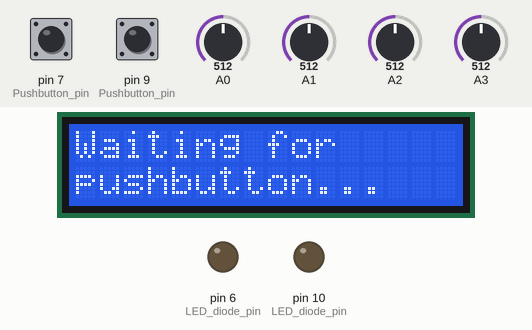
Bench run of a sketch on a simulated Arduino Uno, built with avr-gcc and run on an emulated ATmega328P. Parts: 16×2 character LCD, output pins drawn as LEDs (lit = HIGH). Inputs (shaded band) come from the test bench; at power-on: pin 7 (Pushbutton_pin) LOW, pin 9 (Pushbutton_pin) LOW, A0 = 512, A1 = 512, A2 = 512, A3 = 512. Pins used as bus, display or sensor lines are not drawn; what the sketch prints to the serial monitor is not drawn.

Above: at 1.2 s.
1.3 s: pin 7 (Pushbutton_pin) pulled HIGH for 1 s
At 3.3 s:
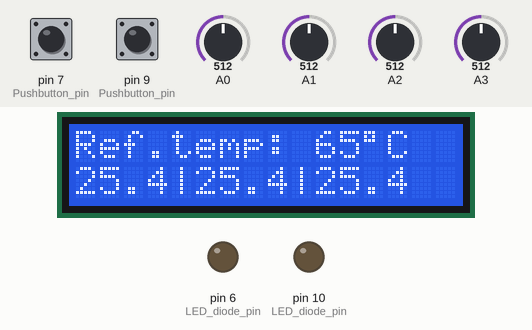
3.8 s: pin 9 (Pushbutton_pin) pulled HIGH for 1 s
At 5.2 s:
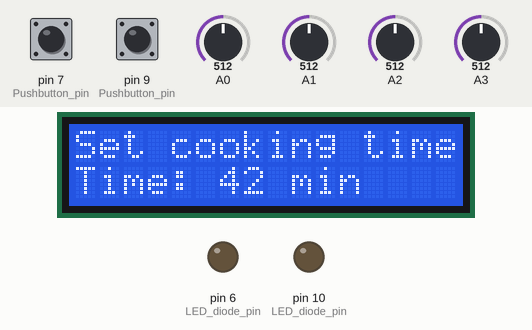
7.8 s: pin 9 (Pushbutton_pin) pulled HIGH for 0.15 s
At 8.8 s:
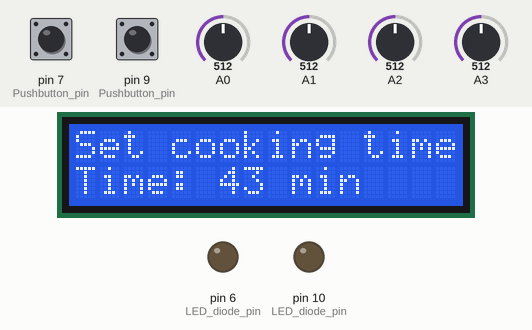
10.9 s: pin 7 (Pushbutton_pin) pulled HIGH for 1 s
At 12.9 s:
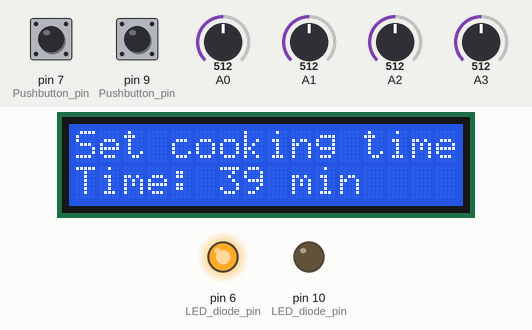
17.3 s: pin 7 (Pushbutton_pin) pulled HIGH for 3.2 s
At 19.7 s:
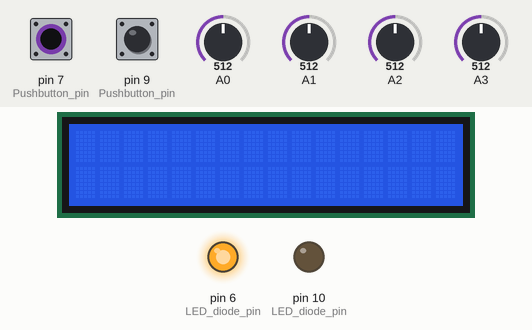
22.0 s: pin 9 (Pushbutton_pin) pulled HIGH for 3.2 s
At 22.17 s:
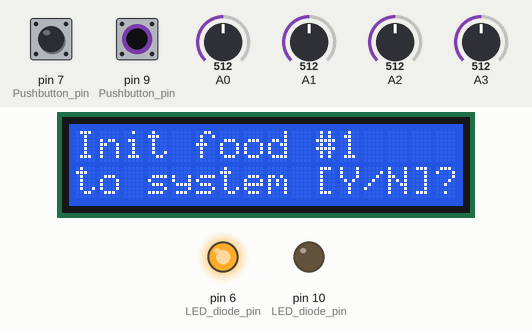
Timing chart, 0 to 25.0 s (numbered marks = the images above; inputs shaded):
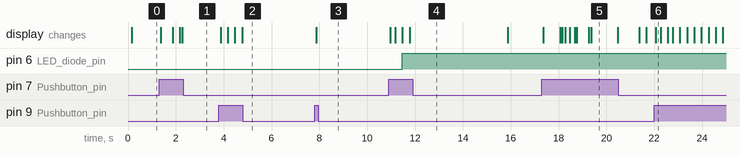

Measured:
- after the input at 1.3 s, the display: first changes after 0.07 s (image 1 shows a later state)
- after the input at 3.8 s, the display: first changes after 0.07 s (image 2 shows a later state)
- after the input at 7.8 s, the display: changes after 0.07 s (image 3)
- after the input at 17.3 s, the display: changes after 0.07 s (image 5)
- after the input at 22.0 s, the display: changes after 0.07 s (image 6)
- what the display in image 5 shows lasts 1.1 s, from 19.4 s to 20.5 s

The sketch:

test.ino
```cpp
// lcd.clear() , Clears the LCD screen and positions the cursor in the upper-left corner.
// http://electronics.stackexchange.com/questions/54/saving-arduino-sensor-data-to-a-text-file
// http://www.thinksrs.com/downloads/programs/Therm%20Calc/NTCCalibrator/NTCcalculator.htm

#include <TimerOne.h>
#include <LiquidCrystal.h>
#include <math.h>
LiquidCrystal lcd(12, 11, 5, 4, 3, 2); // Interface pins

// Constants
float MINTEMP = 40, MAXTEMP = 90; // Reference temp range
int SAMPLETIME = 10 * 10; //10 seconds
int DISPLAYTIME = 10 * 1; //1 second

// Global variables
int counter, counter2, counter3, experiment;
double a = 1.675091827e-3;
double b = 1.857536553e-4;
double c = 5.373169834e-7;
unsigned long time = millis(), delay_check = millis(), delay_check2 = millis();
double analog1Sum, analog2Sum, analog1Sum2, analog2Sum2, analog3Sum, analog3Sum2;

// Controller
double Kp = 30.0, Ki = 1.0, P, I, error;

// Global shared variables
volatile float analog0, analog1, analog2, analog3;
volatile int pushState, pushState2, pushOn, pushOn2, has_read, counter10;

// Variables for the control of the Solid State Relay
int counter_out, set_out ;
volatile int output_rate; //(0 - 100%)

// Variables to control eggs
volatile int eggMenuState = 0;
volatile unsigned long int eggTime = 40;
volatile int eggMenuClock = 0;

volatile int eggIndexArr[100] = {};
volatile unsigned long eggTimeArr[100] = {};
volatile unsigned long eggStartTimeArr[100] = {};
volatile int arrLen = -1;
volatile int eggIndexCount = 1;
volatile int eggDone = 0;
volatile int eggIndexDone = 0;
volatile int eggConfirm = 0;
volatile int inBuff = 0;

void setup() {
  lcd.begin(16, 2);    // Set up the LCD display
  Serial.begin(9600);
  pinMode(7, INPUT);   // Pushbutton pin
  pinMode(6, OUTPUT);  // LED diode pin
  pinMode(8, OUTPUT);  // SSR heater pin
  pinMode(9, INPUT);   // Pushbutton pin
  pinMode(10, OUTPUT);  // LED diode pin
  // Set up interrupts
  Timer1.initialize(100000); // Do not change (10 HZ)
  Timer1.attachInterrupt(getData); // Run getData with 10 HZ
}

void getData(void)
{
  time = millis();
  analog0 = analogRead(0), analog1 = analogRead(1), analog2 = analogRead(2), analog3 = analogRead(3);
  pushOn = digitalRead(7), pushOn2 = digitalRead(9);
  has_read = 1;

  //-----------------------------------------------------------
  // SSR set on/off over 10 seconds
  if (pushState > 0){
    counter_out += 1;
    if (set_out >= counter_out){
      digitalWrite(6, HIGH);
      digitalWrite(8, HIGH);
    }
    else{
      digitalWrite(6, LOW);
      digitalWrite(8, LOW);
    }
    //When 10 seconds has passed, get new set_out value
    if (counter_out == 100){
      counter_out = 0;
      counter10 += 10;
      set_out = output_rate;
      if (pushState > 2){
        lcd.clear();
      }
    }
  }
  if (eggMenuState == 2)
  {
    eggMenuClock += 1;
    if (eggMenuClock > 40){
      eggMenuClock = 0;
      eggMenuState = 3;
      lcd.clear();
    }
  }
  if ((arrLen > -1) && (eggDone == 0) && eggMenuState == 0)
  {
    for(int i = 0; i<arrLen+1; i++){
        //Serial.println(eggIndexArr[i]);
        //Serial.println(eggTimeArr[i]);
        //Serial.println(eggStartTimeArr[i]);
        if (millis() - eggStartTimeArr[i] > eggTimeArr[i]){
          //Serial.println(eggIndexArr[i]);
          eggDone = 1;
          eggIndexDone = i;
          lcd.clear();
          break;
          }

      }
  }
  if ((eggDone == 1) && (eggConfirm == 1)){
    eggConfirm = 0;
    eggDone = 0;
    //arrLen -= 1;
    //inBuff -=1;

    //Serial.println(eggIndexArr[eggIndexDone]);
    //Serial.println(eggTimeArr[eggIndexDone]);
    //Serial.println(eggStartTimeArr[eggIndexDone]);

    int temparr1[100] = {};
    unsigned long temparr2[100] = {};
    unsigned long temparr3[100] = {};
    int count = 0;
    for(int i = 0; i<arrLen+1; i++){
      if (i == eggIndexDone){

        }
      else{
          temparr1[count] = eggIndexArr[i];
          temparr2[count] = eggTimeArr[i];
          temparr3[count] = eggStartTimeArr[i];
          count += 1;
      }
      eggIndexArr[i] = 0;
      eggTimeArr[i] = 0;
      eggStartTimeArr[i] = 0;
    }

    arrLen -= 1;

    for(int i = 0; i<arrLen+1; i++){

          eggIndexArr[i] = temparr1[i];
          eggTimeArr[i] = temparr2[i];
          eggStartTimeArr[i] = temparr3[i];

      }

    //eggIndexArr[eggIndexDone] = {};
    //eggTimeArr[eggIndexDone] = {};
    //eggStartTimeArr[eggIndexDone] = {};
    lcd.clear();
    }

   if (eggDone == 1){
      digitalWrite(10, HIGH);
    }
    else{
      digitalWrite(10, LOW);
    }
  // -----------------------------------------------------------
}

void loop() {
  if (has_read == 1){
    //----------------------------------------------------------
    // Change push state if push botton has been pressed during the last second
    if (pushOn && ((millis() - delay_check) > 200)){
      if (eggDone < 1){
      if (eggMenuState < 1){
        if (pushState == 0){
          pushState = 1;
        }
        else if (pushState == 1){
          pushState = 2;
        }
        else if (pushState == 2){
          pushState = 3;
        }
        else if (pushState == 3){
          pushState = 1;
        }
      }

      if (eggMenuState == 1){
        eggMenuState = 0;
      }
      else if (eggMenuState == 2){
        eggTime -= 1;
        if (eggTime < 1){
          eggTime = 1;
          }
        eggMenuClock = 0;
      }
      else if (eggMenuState == 3){
        eggMenuState = 0;
        eggTime = 40;
      }
      else if (eggMenuState == 4){
          eggIndexArr[arrLen+1] = eggIndexCount;
          eggTimeArr[arrLen+1] = eggTime*1000*60;
          eggStartTimeArr[arrLen+1] = millis();
          arrLen += 1;
          inBuff += 1;
          eggIndexCount += 1;

          eggMenuState = 0;
        }
      }
      else{
        eggConfirm = 1;
      }

      delay_check = millis();
      lcd.clear();
    }

    if (pushState > 0){
      if (pushOn2 && ((millis() - delay_check2) > 200)){
        if (eggDone < 1){
        if (eggMenuState == 0){
          eggMenuState = 1;
        }
        else if (eggMenuState == 1){
          eggMenuState = 2;
        }
        else if (eggMenuState == 2){
          eggTime += 1;
          if (eggTime > 120){
            eggTime = 120;
            }
          eggMenuClock = 0;
        }
        else if (eggMenuState == 3){
          eggMenuState = 4;
        }
        else if (eggMenuState == 4){
          eggIndexArr[arrLen+1] = eggIndexCount;
          eggTimeArr[arrLen+1] = eggTime*1000*60;
          eggStartTimeArr[arrLen+1] = millis();
          arrLen += 1;
          inBuff += 1;
          eggIndexCount += 1;

          //eggTime = 40;
          eggMenuState = 0;
        }
        }
        else{
          eggConfirm = 1;
          }
        delay_check2 = millis();
        lcd.clear();
      }
    }
    //-------------------------------------------------------------
    // If push botton has been pressed once, start the program
    if (pushState > 0){
      double T1, T2, T3;
      //-----------------------------------------------------------
      // Set ref-temp from potentiometer --------------------------
      double refT = ((MAXTEMP-MINTEMP)/1023)*analog0 + MINTEMP;
      int refT_int = round(refT);

      // If running experiment, ref-temp is predefined
      if (experiment){
        if (counter10 < 400){
          refT_int = 50;
          }
        else if ((counter10 >= 400) && (counter10 < 700)){
          refT_int = 60;
          }
        else if ((counter10 >= 700) && (counter10 < 900)){
          refT_int = 70;
          }
        else if ((counter10 >= 900) && (counter10 < 1300)){
          refT_int = 90;
          }
        else if ((counter10 >= 1300) && (counter10 < 2000)){
          refT_int = 85;
          }
        else{
          refT_int = 90;
          }
      }

      if (counter3 > 4){
        counter3 = 0;
      }
      else{
        counter3 += 1;
      }

      //-----------------------------------------------------------
      // Mean value from DISPLAYTIME amount of samples ------------
      if ((counter+1) < DISPLAYTIME) {
        noInterrupts();
    	  analog1Sum += analog1/(DISPLAYTIME-1);
    	  analog2Sum += analog2/(DISPLAYTIME-1);
        analog3Sum += analog3/(DISPLAYTIME-1);
        interrupts();
    	  counter += 1;
      }
      else {
        //---------------------------------------------------------
        // Calculate temperature for the LCD display --------------
    	  double R1 = (2250600/analog1Sum - 2200);
        T1 = log(R1);
        T1 = (1 /(a + (b + (c * T1 * T1 ))* T1 )) - 273.15;
    	  double R2 = (2250600/analog2Sum - 2200);
    	  T2 = log(R2);
        T2 = (1 /(a + (b + (c * T2 * T2 ))* T2 )) - 273.15;
        double R3 = (2250600/analog3Sum - 2200);
        T3 = log(R3);
        T3 = (1 /(a + (b + (c * T3 * T3 ))* T3 )) - 273.15;

        Serial.println(analog1Sum);
        Serial.println(refT_int);
        Serial.println(output_rate);

    	  counter=0, analog1Sum=0, analog2Sum=0, analog3Sum=0;
      }

      //-----------------------------------------------------------
      // Mean value from SAMPLETIME amount of samples -------------
      if ((counter2+1) < SAMPLETIME) {
        noInterrupts();
        analog1Sum2 += analog1/(SAMPLETIME-1);
        analog2Sum2 += analog2/(SAMPLETIME-1);
        analog3Sum2 += analog3/(SAMPLETIME-1);
        interrupts();
        counter2 += 1;
      }
      else {
        // Print sample data to computer via serial
        //Serial.println(time);
        //Serial.println(analog1Sum2);
        //Serial.println(analog2Sum2);
        //Serial.println(analog3Sum2);
        //Serial.println(refT_int);

        //Calculate control output
        double R1 = (2250600/analog1Sum2 - 2200);
        T1 = log(R1);
        T1 = (1 /(a + (b + (c * T1 * T1 ))* T1 )) - 273.15;

        error = refT_int - T1;
        P = error;

        // Reset the integral part if outside error range
        if ((error < 1) && (error > 0)){
          I += error * SAMPLETIME*0.1;
        }
        else{
          I = 0;
        }

        output_rate = round(Kp*P + Ki*I);

        if (output_rate > 100){
          output_rate = 100;
        }
        else if ((output_rate < 0) || (error < -0.05)){
          output_rate = 0;
        }

        //Serial.println(output_rate);

        counter2=0, analog1Sum2=0, analog2Sum2=0, analog3Sum2=0;
      }

      //--------------------------------------------------------
      // --- Set LCD display strings ---------------------------
      if (eggDone < 1){
      if (eggMenuState < 1){
        if ((pushState == 1) && (counter == 0)){
          // Line 1 - Reference temperature
          lcd.setCursor(0, 0);
          lcd.print("Ref.temp: ");
          lcd.print(refT_int);	// The ref-temp value
          lcd.print((char)223);
          lcd.print("C");

          // Line 2 - The measured, calculated temperature
      	  lcd.setCursor(0, 1);
      	  lcd.print(T1, 1);		// Water temp
          lcd.print("|");
      	  lcd.print(T2, 1);		// Room temp
          lcd.print("|");
          lcd.print(T3, 1);   // Jacket temp
        }
        else if ((pushState == 2) && (counter3 == 0)){
          lcd.setCursor(0, 0);
          lcd.print(round(analog1)); // Water analog
          lcd.print("|");
          lcd.print(round(analog2)); // Room analog
          lcd.print("|");
          lcd.print(round(analog3)); // Jacket analog
          lcd.setCursor(0, 1);
          lcd.print("Samp_t:");
          lcd.print(0.1*SAMPLETIME, 1);
          lcd.print("s");
        }
        else if ((pushState == 3) && (counter3 == 0)){
          int power = (1218.0/100.0)*set_out;
          lcd.setCursor(0, 0);
          lcd.print("Power:");
          lcd.print(power);
          lcd.print("W|");
          lcd.print(set_out);
          lcd.print("%");
        }
      }
    else{
        if (eggMenuState == 1){
          lcd.setCursor(0, 0);
          lcd.print("Init food #");
          lcd.print(eggIndexCount);
          lcd.setCursor(0, 1);
          lcd.print("to system [Y/N]?");
          }
        else if (eggMenuState == 2){
          lcd.setCursor(0, 0);
          lcd.print("Set cooking time");
          lcd.setCursor(0, 1);
          lcd.print("Time: ");
          lcd.print(eggTime);
          lcd.print(" min");
          }
         else if (eggMenuState == 3){
          lcd.setCursor(0, 0);
          lcd.print("Add food #");
          lcd.print(eggIndexCount);
          lcd.setCursor(0, 1);
          lcd.print("to system [Y/N]?");
          }
          else if (eggMenuState == 4){
          lcd.setCursor(0, 0);
          lcd.print("Food #");
          lcd.print(eggIndexCount);
          lcd.print(" added!");
          }
      }
      }
      else{
        lcd.setCursor(0, 0);
        lcd.print("Food #");
        lcd.print(eggIndexArr[eggIndexDone]);
        lcd.print(" is done!");
        }
    }
     else{
        lcd.setCursor(0, 0);
        lcd.print("Waiting for");
        lcd.setCursor(0, 1);
        lcd.print("pushbutton...");
      }
    has_read = 0;
  }
}
```
